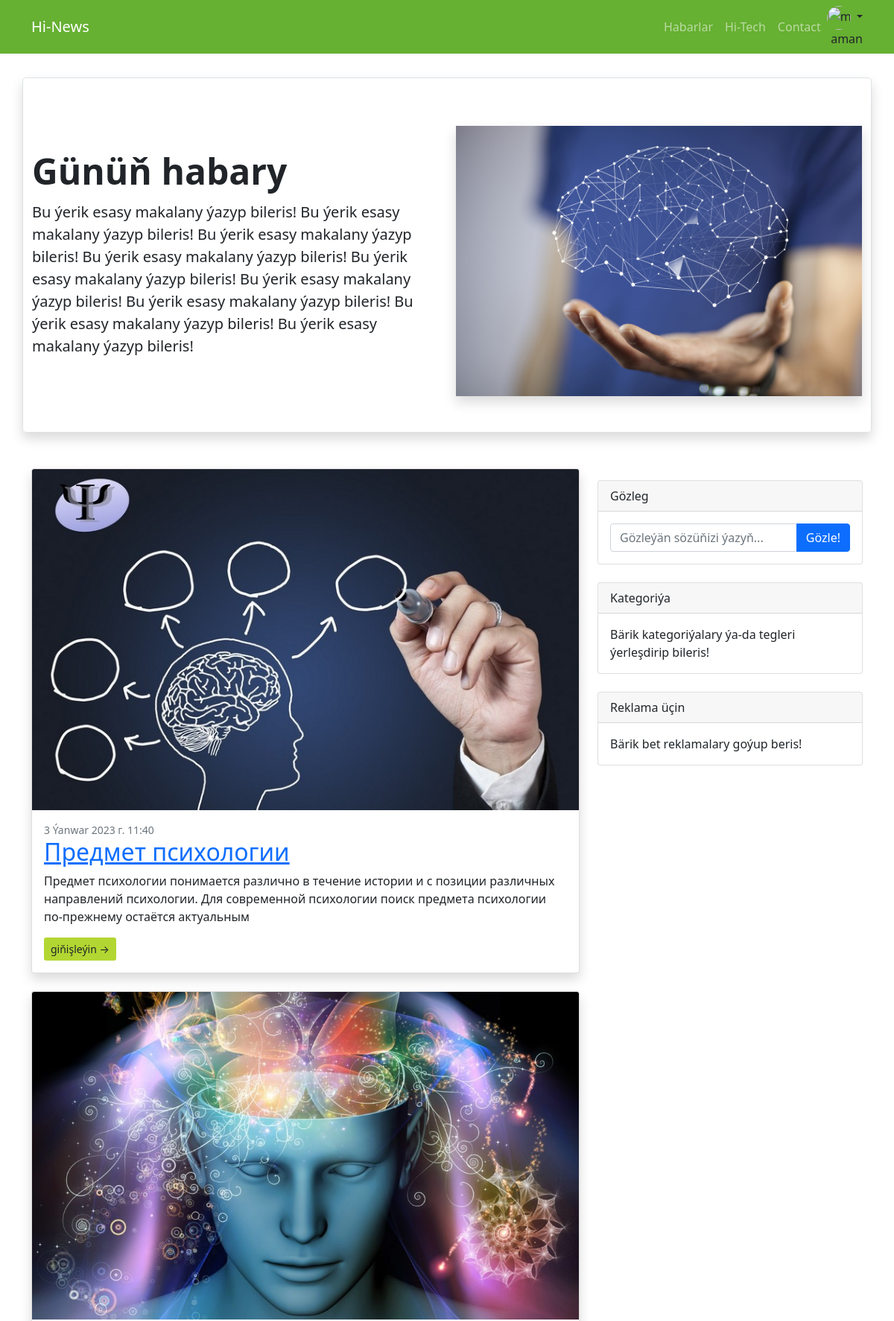
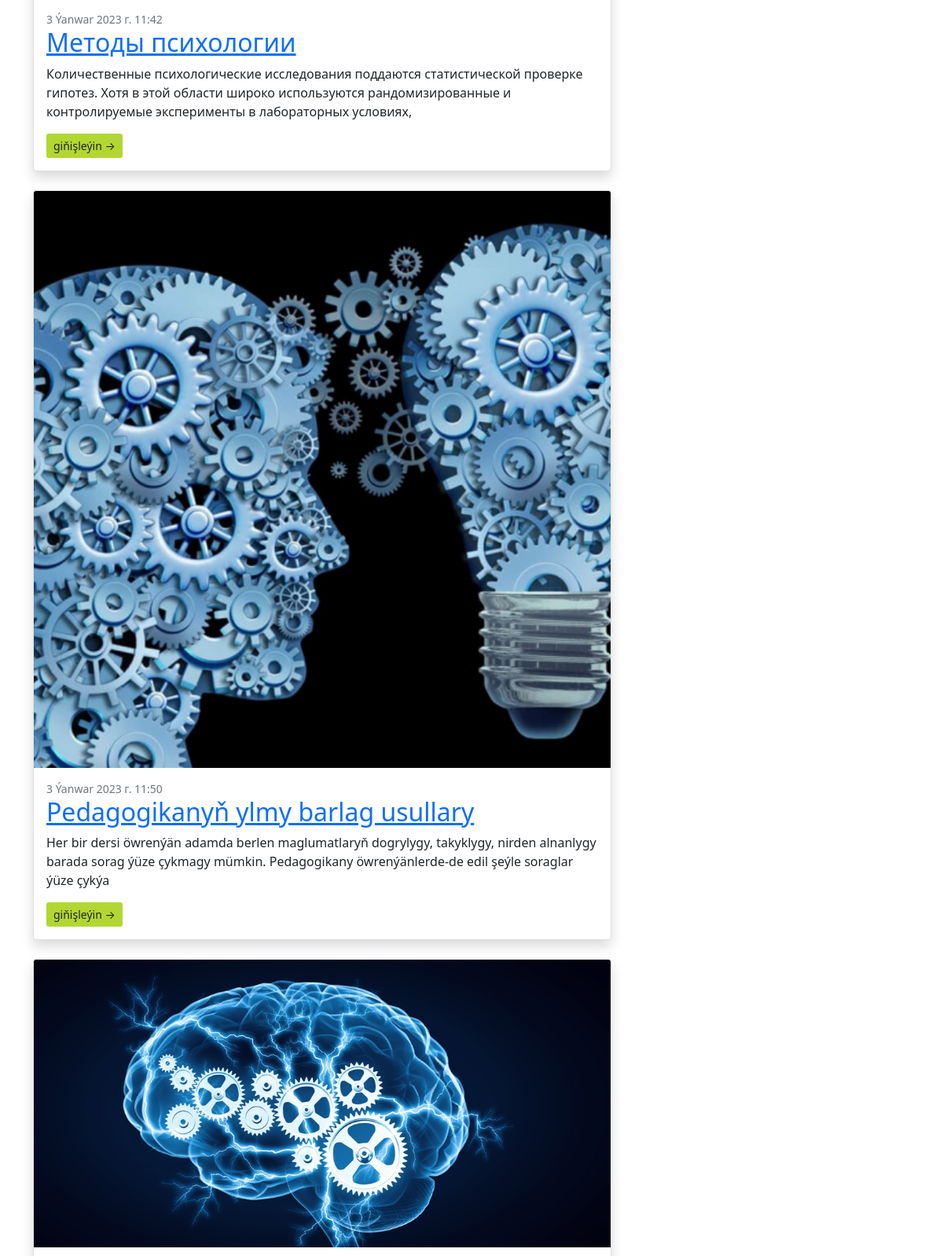
The app's page / (signed in, upper part) with its own data (2 pictures, top to bottom).
### accounts/models.py (models this page shows)
class CustomUser(AbstractUser):
    age = models.PositiveIntegerField('yaşy', null=True, blank=True)

### articles/models.py (models this page shows, shortened)
class Article(models.Model):
    title = models.CharField(max_length=200)
    summary = models.CharField('Gysgaça', max_length=200, blank=True)
    body = RichTextField()
    category = models.ManyToManyField(Category, verbose_name='Kategoriyasy', related_name='blog_category')
    photo = models.ImageField(upload_to='images/', blank=True)
    date = models.DateTimeField(auto_now_add=True)
    author = models.ForeignKey(get_user_model(), on_delete=models.CASCADE)
    class Meta:
        verbose_name_plural = "Makala"

### articles/views.py (the view)
# urls.py: path('', ArticleListView.as_view(), name='article_list'),
class ArticleListView(CategoryFilter, ListView):
    model = Article
    template_name = 'article_list.html'

### templates/article_list.html (shortened to what this page needs)
{% extends 'base.html' %}
{% load static %}
{% block content %}
    <div class="container">
        <div class="row">
            <div class="container my-5">
                <div class="row flex-lg-row-reverse align-items-center gy-3 py-5 rounded-3 border shadow">
                    <div class="col-10 col-sm-8 col-lg-6">
                        <img src="{% static 'assets/psihologiya.jpg' %}" class=" mx-lg-auto img-fluid shadow"
                             alt="Bootstrap Themes" width="700" height="500" loading="lazy">
                    </div>
                    <div class="col-lg-6">
                        <h1 class="display-5 fw-bold lh-1 mb-3">Günüň habary</h1>
                        <p class="lead">Bu ýerik esasy makalany ýazyp bileris! Bu ýerik esasy makalany ýazyp bileris! Bu ýerik esasy makalany ýazyp bileris! Bu ýerik esasy makalany ýazyp bileris! Bu ýerik esasy makalany ýazyp bileris!
                        Bu ýerik esasy makalany ýazyp bileris! Bu ýerik esasy makalany ýazyp bileris! Bu ýerik esasy makalany ýazyp bileris! Bu ýerik esasy makalany ýazyp bileris! </p>
                    </div>
                </div>
            </div>
            <div class="col-lg-8">
                {% for article in object_list %}
                    <div class="card mb-4 shadow">
                        <a href="{% url 'article_detail' article.pk %}"><img class="card-img-top" src="{{ article.photo.url }}"
                                          alt="{{ article.title }}"/></a>
                        <div class="card-body">
                            <div class="small text-muted">{{ article.date }}</div>
                            <a href="{% url 'article_detail' article.pk %}"><h2 class="card-title">{{ article.title }}</h2></a>
                            <p class="card-text">{{ article.summary }}</p>
                            <a class="btn btn-sm" style="background-color: #b2d732" href="{% url 'article_detail' article.pk %}">giňişleýin →</a>
                        </div>
                    </div>
                {% endfor %}
            </div>
            {% include 'include/widget.html' %}
        </div>
    </div>
{% endblock content %}

### templates/base.html (shortened to what this page needs)
{% load static %}
<!DOCTYPE html>
<html class="h-100">
<head>
    <link rel="stylesheet" href="{% static 'bootstrap/css/bootstrap.min.css' %}">
    <link rel="stylesheet" href="{% static 'css/styles.css' %}">
    <link rel="stylesheet" href="{% static 'css/headers.css' %}">
</head>
<body class="d-flex flex-column h-100 ">
<nav class="navbar navbar-expand-lg navbar-dark " style="background-color: #66B032">
    <div class="container">
        <a class="navbar-brand" href="{% url 'article_list' %}">Hi-News</a>
        <div class="collapse navbar-collapse" id="navbarSupportedContent">
            <ul class="navbar-nav ms-auto mb-2 mb-lg-0">
                <li class="nav-item"><a class="nav-link" href="#">Habarlar</a></li>
                <li class="nav-item"><a class="nav-link" href="#!">Hi-Tech</a></li>
                <li class="nav-item"><a class="nav-link" href="#!">Contact</a></li>
            </ul>
            <div class="dropdown text-end">
                {% if user.is_authenticated %}
                    <a href="#" class="d-block link-dark text-decoration-none dropdown-toggle" id="dropdownUser1"
                       data-bs-toggle="dropdown" aria-expanded="false">
                        <img src="https://github.com/mdo.png" alt="mdo" width="32" height="32" class="rounded-circle">
                    </a>
                    {{ user.username }}
                {% else %}
                    <form class="form-inline ml-auto">
                        <a href="{% url 'login' %}" class="btn btn-outline-primary me-2">Girmek</a>
                        <a href="{% url 'signup' %}" class="btn btn-primary">Hasap açmak</a>
                    </form>
                {% endif %}
            </div>
        </div>
    </div>
</nav>
<div class="container">
    <div class="row">
        {% block content %}
        {% endblock content %}
    </div>
</div>
</body>
</html>

### static/css/headers.css (style rules this page uses)
.dropdown-toggle { outline: 0; }

### records on screen
CustomUser: username "aman"
Article: photo (picture), date "3 Ýanwar 2023 г. 11:40", title "Предмет психологии", summary "Предмет психологии понимается различно в течение истории и с позиции различных направлений психологии. Для современной психологии поиск предмета психологии по-прежнему остаётся актуальным"
Article: photo (picture), date "3 Ýanwar 2023 г. 11:42", title "Методы психологии", summary "Количественные психологические исследования поддаются статистической проверке гипотез. Хотя в этой области широко используются рандомизированные и контролируемые эксперименты в лабораторных условиях,"
Article: photo (picture), date "3 Ýanwar 2023 г. 11:50", title "Pedagogikanyň ylmy barlag usullary", summary "Her bir dersi öwrenýän adamda berlen maglumatlaryň dogrylygy, takyklygy, nirden alnanlygy barada sorag ýüze çykmagy mümkin. Pedagogikany öwrenýänlerde-de edil şeýle soraglar ýüze çykýa"
Article: photo (picture)
